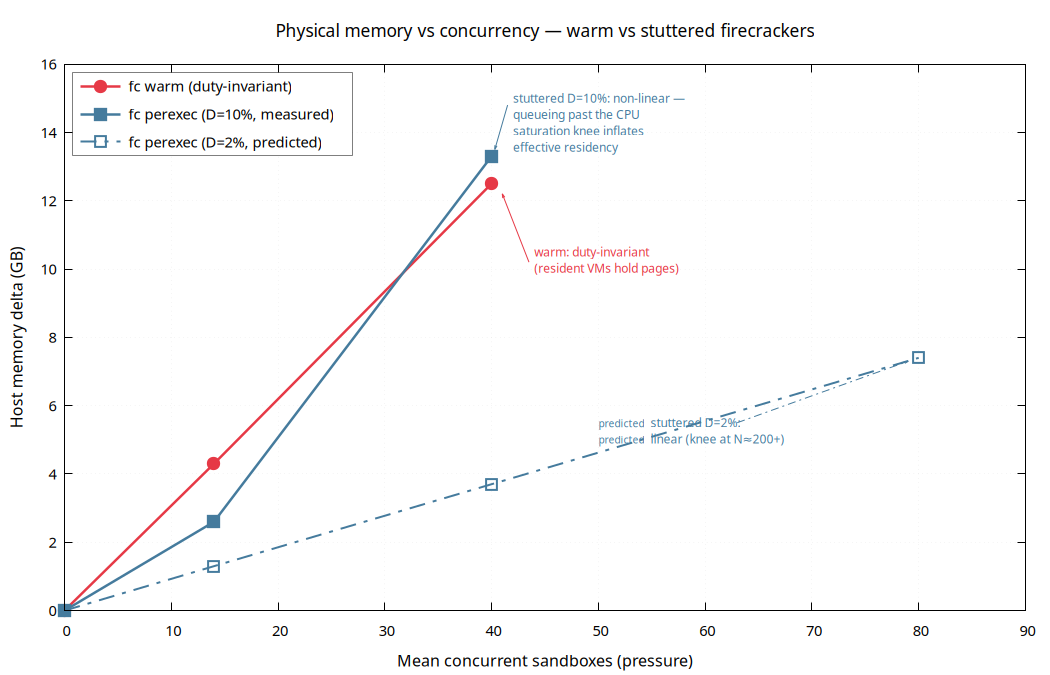

Source code (gnuplot):
# Memory use (host-used delta) vs concurrency (pressure)
# Warm firecrackers vs stuttered (fc-perexec) at 10% and predicted 2% duty
#
# Data: docs/reports/moca-side-by-side-report.md, §load80 completed grid
# Metric: host-used delta (peak − baseline) — the only apples-to-apples
#          across backends (VM RSS is not comparable; see report §memory-metrics)
# Prediction: see derivation in mem-vs-concurrency.dat
#
# Usage:
#   gnuplot mem-vs-concurrency.gp                       # → .png
#   gnuplot -e "TERM='pdf'" mem-vs-concurrency.gp       # → .pdf

if (!exists("TERM")) TERM = "png"

if (TERM eq "pdf") {
    set terminal pdfcairo enhanced font "sans,11" size 7in,4.5in
    set output "mem-vs-concurrency.pdf"
} else {
    set terminal pngcairo enhanced font "sans,11" size 1050,675
    set output "mem-vs-concurrency.png"
}

set datafile missing "?"

# --- style ---
set style line 1 lc rgb "#e63946" lw 2.5 pt 7 ps 1.8         # fc warm — red solid, filled circle
set style line 2 lc rgb "#457b9d" lw 2.5 pt 5 ps 1.8         # fc perexec 10% — blue solid, filled triangle
set style line 3 lc rgb "#457b9d" lw 2.0 dt 4 pt 4 ps 1.8    # fc perexec 2% pred — blue dashed, open triangle

set key top left Left reverse spacing 1.4 box lw 0.5
set grid xtics ytics lt 0 lw 0.5 lc rgb "#cccccc"

set xlabel "Mean concurrent sandboxes (pressure)" font ",12"
set ylabel "Host memory delta (GB)" font ",12"
set title "Physical memory vs concurrency — warm vs stuttered firecrackers" font ",13"

set xrange [0:90]
set yrange [0:16]
set xtics 10
set ytics 2

# annotations
set label 1 at 44,10.5 \
    "warm: duty-invariant\n(resident VMs hold pages)" \
    font ",9" tc rgb "#e63946"
set arrow 1 from 43.5,10.2 to 41,12.2 lw 1 lc rgb "#e63946" head size 0.4,15

set label 2 at 42,15 \
    "stuttered D=10%: non-linear —\nqueueing past the CPU\nsaturation knee inflates\neffective residency" \
    font ",9" tc rgb "#457b9d"
set arrow 2 from 41.5,14.8 to 40.3,13.5 lw 1 lc rgb "#457b9d" head size 0.4,15

set label 3 at 50,5.5 \
    "{/*0.85 predicted}  stuttered D=2%:\n{/*0.85 predicted}  linear (knee at N≈200+)" \
    font ",9" tc rgb "#457b9d"
set arrow 3 from 63,5.5 to 79,7.3 lw 1 lc rgb "#457b9d" dt 4 head size 0.4,15

plot "mem-vs-concurrency.dat" \
        using 1:2 with linespoints ls 1 title "fc warm (duty-invariant)", \
     "" using 1:3 with linespoints ls 2 title "fc perexec (D=10%, measured)", \
     "" using 1:4 with linespoints ls 3 title "fc perexec (D=2%, predicted)"
